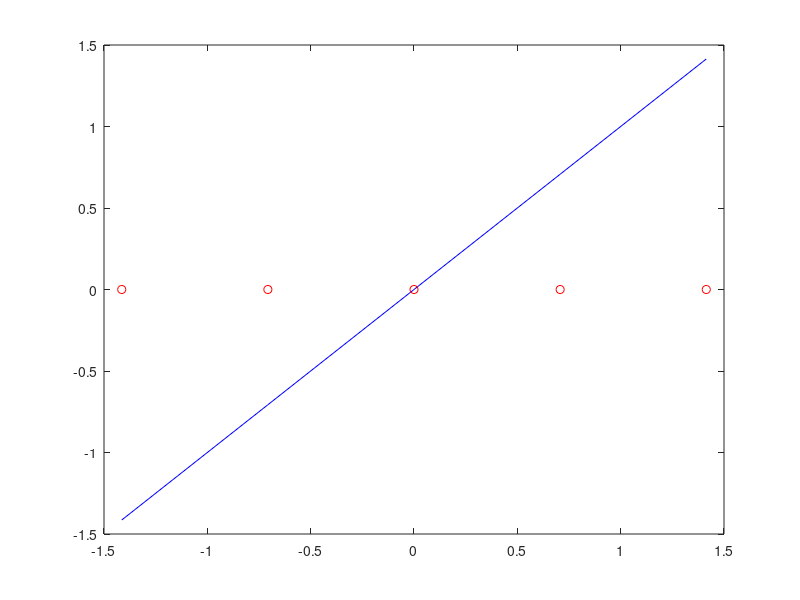

This chart was generated by the following MATLAB code: (Note: this script raises an error after producing the figure.)
%%% This short code performs a numerical check of the Tricomi equation 
%%% (5.15), where n*(x) is the semicircle density. The density is computed
%%% over a number Npts of points in the interval (-sqrt(2),sqrt(2)). The
%%% value in each point s is computed as a principal value integral, i.e.
%%% by splitting the integration domain (a,b) into two parts (a,s-eps)
%%% and (s+eps,b). You will be asked to enter the value of a parameter eps,
%%% which determines the accuracy with which the integral is computed, and
%%% the number of points where the integral is computed.

%%% Reads the number of points where the Tricomi equation integral is
%%% computed
prompt = '\n Choose the number of points: ';
Npts = input(prompt);

%%% Reads the value which determines the accuracy of the principal value
%%% integral (values in the range 1e-1 - 1e-10 are recommended)
prompt = '\n Choose accuracy: ';
eps = input(prompt);

%%% Endpoints of semicircle density
a = -sqrt(2);
b = -a;

%%% Setting the interval over which the Tricomi equation integral is 
%%% computed
s = linspace(a,b,Npts);

%%% Empty vector where the values of the Tricomi equation will be stored
v = zeros(1,Npts);

%%% Integrand function of the Tricomi equation integral
semicircle = @(x) sqrt(2-x.^2)/pi; 

for i = 1:Npts
   
    %%% Here the above integrand function is specialized to the particular
    %%% point s(i) where the integral is going to be computed
    integrand = @(x) semicircle(x)./(s(i)-x);
    
    %%% Principal value integral
    v(i) = integral(integrand,a,s(i)-eps) + integral(integrand,s(i)+eps,b);
    
end

%%% Plotting the results of the principal value integrals and comparing
%%% them with the bisector line
plot(s,s,'b',s,v,'or')

ax = gca;
ax.FontSize = 14;
ax.Title.String = 'Numerical check of Tricomi equation';
ax.Title.FontSize = 18;
ax.XLabel.String = '$x$';
ax.YLabel.String = '$\mathrm{PV \ integral}$';
ax.XLabel.FontSize = 18;
ax.YLabel.FontSize = 18;
ax.XLabel.Interpreter = 'LaTex'; 
ax.YLabel.Interpreter = 'LaTex';


